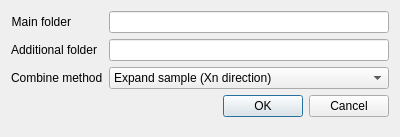
<?xml version="1.0" encoding="UTF-8"?>
<ui version="4.0">
 <class>Dialog</class>
 <widget class="QDialog" name="Dialog">
  <property name="geometry">
   <rect>
    <x>0</x>
    <y>0</y>
    <width>400</width>
    <height>137</height>
   </rect>
  </property>
  <property name="sizePolicy">
   <sizepolicy hsizetype="Preferred" vsizetype="Preferred">
    <horstretch>0</horstretch>
    <verstretch>0</verstretch>
   </sizepolicy>
  </property>
  <property name="windowTitle">
   <string>Folder Spliter</string>
  </property>
  <layout class="QFormLayout" name="formLayout">
   <item row="0" column="0">
    <widget class="QLabel" name="mainPathLabel">
     <property name="text">
      <string>Main folder</string>
     </property>
     <property name="alignment">
      <set>Qt::AlignRight|Qt::AlignTrailing|Qt::AlignVCenter</set>
     </property>
    </widget>
   </item>
   <item row="0" column="1">
    <widget class="QLineEdit" name="mainPathEntry"/>
   </item>
   <item row="1" column="0">
    <widget class="QLabel" name="addPathLabel">
     <property name="layoutDirection">
      <enum>Qt::LeftToRight</enum>
     </property>
     <property name="text">
      <string>Additional folder</string>
     </property>
     <property name="alignment">
      <set>Qt::AlignRight|Qt::AlignTrailing|Qt::AlignVCenter</set>
     </property>
    </widget>
   </item>
   <item row="1" column="1">
    <widget class="QLineEdit" name="addPathEntry"/>
   </item>
   <item row="2" column="0">
    <widget class="QLabel" name="methodLabel">
     <property name="text">
      <string>Combine method</string>
     </property>
    </widget>
   </item>
   <item row="2" column="1">
    <widget class="QComboBox" name="methodSelector">
     <item>
      <property name="text">
       <string>Expand sample (Xn direction)</string>
      </property>
     </item>
     <item>
      <property name="text">
       <string>Expand sample (Yn direction)</string>
      </property>
     </item>
     <item>
      <property name="text">
       <string>Expand FoV (match XnYn)</string>
      </property>
     </item>
    </widget>
   </item>
   <item row="3" column="1">
    <widget class="QDialogButtonBox" name="buttonBox">
     <property name="orientation">
      <enum>Qt::Horizontal</enum>
     </property>
     <property name="standardButtons">
      <set>QDialogButtonBox::Cancel|QDialogButtonBox::Ok</set>
     </property>
    </widget>
   </item>
  </layout>
 </widget>
 <resources/>
 <connections>
  <connection>
   <sender>buttonBox</sender>
   <signal>accepted()</signal>
   <receiver>Dialog</receiver>
   <slot>accept()</slot>
   <hints>
    <hint type="sourcelabel">
     <x>248</x>
     <y>254</y>
    </hint>
    <hint type="destinationlabel">
     <x>157</x>
     <y>274</y>
    </hint>
   </hints>
  </connection>
  <connection>
   <sender>buttonBox</sender>
   <signal>rejected()</signal>
   <receiver>Dialog</receiver>
   <slot>reject()</slot>
   <hints>
    <hint type="sourcelabel">
     <x>316</x>
     <y>260</y>
    </hint>
    <hint type="destinationlabel">
     <x>286</x>
     <y>274</y>
    </hint>
   </hints>
  </connection>
 </connections>
</ui>
